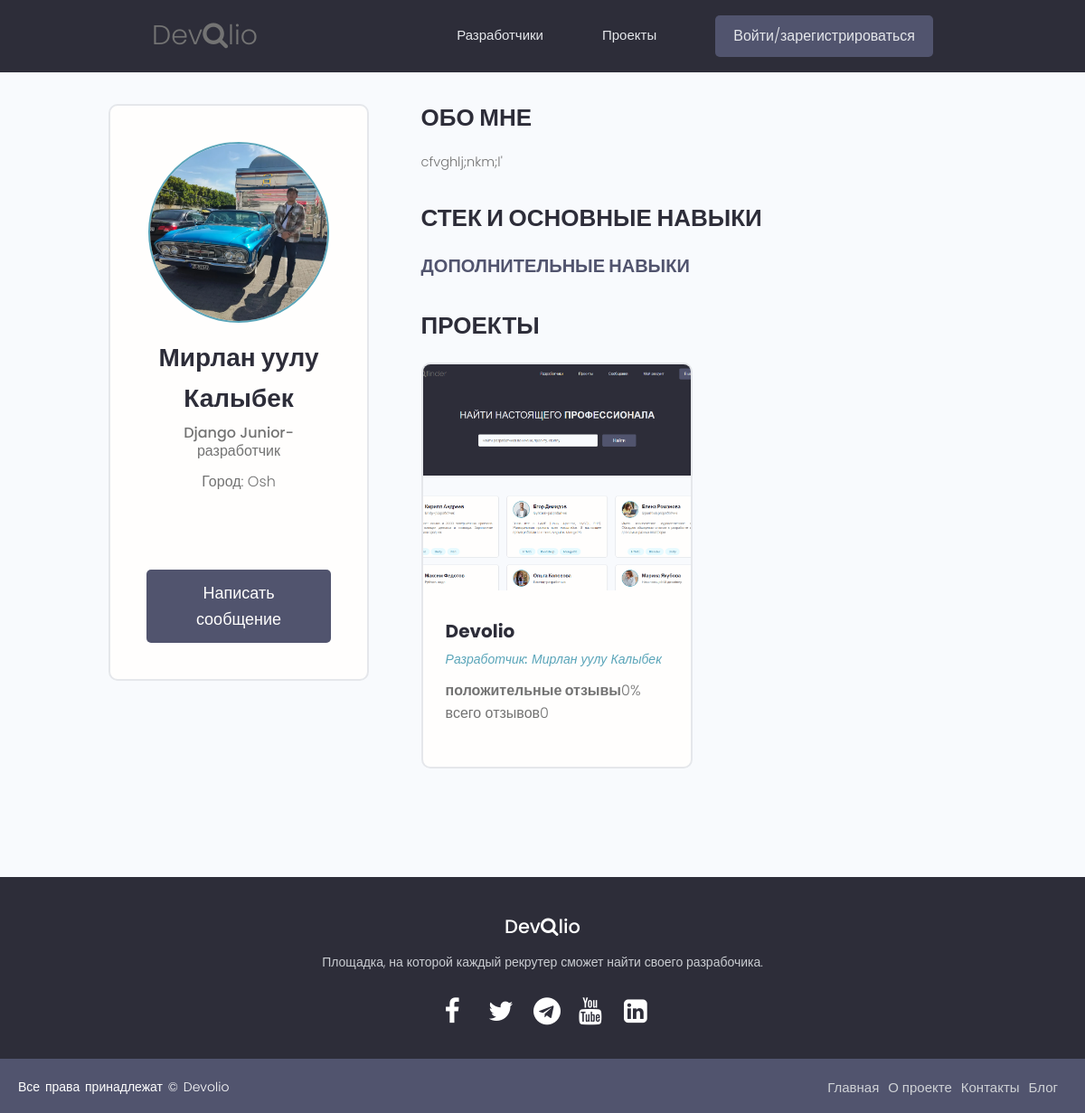
The page /profile/Kalybek/ on the database its author committed.
### users/models.py (models this page shows)
class Profile(models.Model):
    user = models.OneToOneField(
        User, on_delete=models.CASCADE, null=True, blank=True)
    name = models.CharField(max_length=50, blank=True, null=True)
    email = models.EmailField(max_length=50, blank=True, null=True)
    username = models.CharField(max_length=50, blank=True, null=True)
    city = models.CharField(max_length=50, blank=True, null=True)
    intro = models.CharField(max_length=200, blank=True, null=True)
    bio = models.TextField(blank=True, null=True)
    image = models.ImageField(
        null=True, blank=True, upload_to='profile_images', default="profile_images/default.jpg")
    skills = models.ManyToManyField(Skill, blank=True)
    github = models.CharField(max_length=100, blank=True, null=True)
    twitter = models.CharField(max_length=100, blank=True, null=True)
    linkedin = models.CharField(max_length=100, blank=True, null=True)
    youtube = models.CharField(max_length=100, blank=True, null=True)
    instagram = models.CharField(max_length=100, blank=True, null=True)
    whatsapp = models.CharField(max_length=100, blank=True, null=True)
    website = models.CharField(max_length=100, blank=True, null=True)
    created = models.DateTimeField(auto_now_add=True)
    id = models.UUIDField(default=uuid.uuid4, unique=True,
                          primary_key=True, editable=False)
    def __str__(self):
        return str(self.username)
    class Meta:
        ordering = ['created']

### projects/models.py (models this page shows, shortened)
class Project(models.Model):
    owner = models.ForeignKey(
        Profile, null=True, blank=True, on_delete=models.CASCADE)
    title = models.CharField(max_length=100)
    slug = models.SlugField()
    image = models.ImageField(null=True, blank=True, default="project_images/default.jpg", upload_to='project_images')
    description = models.TextField(null=True, blank=True)
    tags = models.ManyToManyField(Tag, blank=True)
    total_votes = models.IntegerField(default=0, null=True, blank=True)
    votes_ratio = models.IntegerField(default=0, null=True, blank=True)
    demo_link = models.CharField(max_length=500, null=True, blank=True)
    source_link = models.CharField(max_length=500, null=True, blank=True)
    created = models.DateTimeField(auto_now_add=True)
    id = models.UUIDField(default=uuid.uuid4, unique=True, primary_key=True, editable=False)

### users/views.py (the view)
# urls.py: path('profile/<str:username>/', views.userProfile, name="user-profile"),
def userProfile(request, username):
    profile = Profile.objects.get(username=username)
    main_skills = profile.skills.all()[:2]
    extra_skills = profile.skills.all()[2:]
    context = {'profile': profile, 'main_skills': main_skills,
               "extra_skills": extra_skills}
    return render(request, 'users/user-profile.html', context)

### users/templates/users/user-profile.html (shortened to what this page needs)
{% extends 'base.html' %}
{% block content %}
<main class="profile my-md">
    <div class="container">
        <div class="layout">
            <div class="column column--1of3">
                <div class="card text-center">
                    <div class="card__body dev">
                        <img class="avatar avatar--xl" src="{{ profile.image.url }}" />
                        <h2 class="dev__name">{{ profile.name }}</h2>
                        <p class="dev__title">{{ profile.intro }}</p>
                        <p class="dev__location">Город: {{ profile.city }}</p>
                        <ul class="dev__social">
                        </ul>
                        {% if request.user.profile.id != profile.id %}
                        <a href="{% url 'create-message' profile.username %}" class="btn btn--sub btn--lg">Написать сообщение </a>
                        {% endif %}
                    </div>
                </div>
            </div>
            <div class="column column--2of3">
                <div class="devInfo">
                    <h3 class="devInfo__title">Обо мне</h3>
                    <p class="devInfo__about">{{ profile.bio }}</p>
                </div>
                <div class="devInfo">
                    <h3 class="devInfo__title">Стек и основные навыки</h3>
                    <div class="devInfo__skills">
                        <h3 class="devInfo__subtitle">Дополнительные навыки</h3>
                    </div>
                </div>
                <div class="devInfo">
                    <h3 class="devInfo__title">Проекты</h3>
                    <div class="grid grid--two">
                        {% for project in profile.project_set.all %}
                        <div class="column">
                            <div class="card project">
                                <a href="{% url 'project' project.slug %}" class="project">
                                    <img class="project__thumbnail" src="{{ project.image.url }}"
                                        alt="project thumbnail" />
                                    <div class="card__body">
                                        <h3 class="project__title">{{ project.title }}</h3>
                                        <p><a class="project__author"
                                                href="{% url 'user-profile' project.owner %}">Разработчик:
                                                {{ project.owner.name }}</a>
                                        </p>
                                        <p class="project--rating">
                                            <span style="font-weight: bold;">положительные отзывы</span>{{ project.votes_ratio }}% всего отзывов{{ project.total_votes }}
                                        </p>
                                    </div>
                                </a>
                            </div>
                        </div>
                        {% endfor %}
                    </div>
                </div>
            </div>
        </div>
    </div>
</main>
{% endblock content %}

### static/styles/main.css (style rules this page uses)
* { margin: 0; padding: 0; box-sizing: border-box; }
:root { --color-sub: #2d2d39; }
.btn--sub { background-color: var(--color-sub-light); }
.card { border: 2px solid var(--color-light); }
img { width: 100%; }
.profile .card > .dev { padding: 4rem; }
.dev__name { color: var(--color-sub); font-size: 2.8rem; font-weight: 700; margin-top: 1rem; margin-bottom: 0.5rem; }
.dev__title { font-size: 1.6rem; font-weight: 500; line-height: 1.3; }
.dev__location { margin-top: 1rem; }
.dev__social { margin: 3rem 0; list-style: none; display: flex; justify-content: center; gap: 1.5rem; }
.devInfo { margin-bottom: 3rem; }
.devInfo__title, .devInfo__subtitle { font-size: 2.6rem; color: var(--color-sub); text-transform: uppercase; font-weight: 700; margin-bottom: 1.5rem; }
.devInfo__subtitle { font-size: 2rem; color: var(--color-sub-light); }
.devInfo__about, .devSkill__info { font-size: 1.45rem; line-height: 1.7; text-align: justify; }
.project__author { font-size: 1.4rem; font-style: italic; }
.project--rating { margin-bottom: 1.6em; margin-top: .5em; }
.project__thumbnail { height: 25rem; object-fit: cover; object-position: top center; }
.project__title { font-size: 2rem; font-weight: 700; color: var(--color-sub); }

### static/uikit/styles/modules/_variables.css (style rules this page uses)
:root { --color-main: #5aa5b9; --color-main-light: #e6faff; --color-sub: #3f4156; --color-sub-light: #51546e; --color-sub-lighter: #ededfd; --color-text: #737373; --color-gray: #8b8b8b; --color-light: #e5e7eb; --color-light-gray: #767676; --color-bg: #f8fafd; --color-white: #fffefd; --color-white-light: #f3f3f3; --color-success: #359e64; --color-success-bg: #def8e8; --color-error: #fc4b0b; --color-error-bg: #fff2ee; --font-base: 'Poppins', arial, helvetica, 'Segoe UI', roboto, ubuntu, sans-serif; --font-monospace: 'Fira Code', 'Courier New', courier, monospace; --font-regular: 300; --font-medium: 500; --font-bold: 700; --generic-shadow: 1px 1px 5px #00000010; --generic-transition: all 0.3s ease-in-out; }

### static/uikit/styles/modules/_base.css (style rules this page uses)
* { margin: 0; padding: 0; box-sizing: border-box; text-rendering: optimizeLegibility; color: inherit; font-size: inherit; }
html { font-size: 50%; }
@media only screen and (min-width: 480px) { html { font-size: 56.25%; } }
@media only screen and (min-width: 1200px) { html { font-size: 62.5%; } }
body { line-height: 1.6; font-weight: 400; font-size: 1.5rem; color: var(--color-text); background-color: var(--color-bg); min-height: 100vh; }

### static/uikit/styles/modules/_typography.css (style rules this page uses)
* { font-family: var(--font-base); }
h2 { font-size: 3.6rem; font-weight: var(--font-bold); }
h3 { font-size: 3.2rem; font-weight: var(--font-medium); }
p, span, strong { font-size: 1.6rem; color: var(--color-text); font-weight: var(--font-regular); }
a { padding-bottom: 2px; text-decoration: none; display: inline-block; color: var(--color-main); font-weight: var(--font-medium); }

### static/uikit/styles/modules/_utilities.css (style rules this page uses)
.container { width: 92%; max-width: 165rem; margin: 0 auto; box-sizing: border-box; }
@media screen and (min-width: 1000px) { .container { width: 90%; } }
@media screen and (min-width: 1200px) { .container { width: 80%; } }
.text-center { text-align: center; }
.my-md { margin: 3rem auto; }

### static/uikit/styles/modules/_avatar.css (style rules this page uses)
.avatar { border-radius: 50%; border: 2px solid var(--color-main); object-fit: cover; }
.avatar--xl { height: 20rem; width: 20rem; }

### static/uikit/styles/modules/_button.css (style rules this page uses)
.btn { display: inline-block; position: relative; cursor: pointer; background-color: var(--color-light); font-weight: var(--font-medium); color: var(--color-sub); text-decoration: none; padding: 1rem 2rem; border-radius: 0.5rem; border: none; width: -webkit-fit-content; width: -moz-fit-content; width: fit-content; height: -webkit-fit-content; height: -moz-fit-content; height: fit-content; font-size: 1.6rem; outline-width: 0; outline-color: transparent; -webkit-backface-visibility: hidden; backface-visibility: hidden; transition: all 0.3s ease-in-out; }
.btn--sub { background-color: var(--color-sub); color: var(--color-white); }
.btn--lg { font-size: 1.8rem; padding: 1.2rem 4.5rem; }

### static/uikit/styles/modules/_card.css (style rules this page uses)
.card { border-radius: 1rem; background-color: var(--color-white); border: 1.5px solid var(--color-light); width: auto; height: auto; margin-top: 0.5rem; margin-bottom: 0.5rem; overflow: hidden; }
.card__body, .card__header { padding: 2rem 2.5rem; }

### static/uikit/styles/modules/_layout.css (style rules this page uses)
.layout { display: flex; flex-flow: row wrap; justify-content: space-between; }
.layout > .column { margin-bottom: 3rem; }
.layout > .column.column--1of3 { flex-basis: 30%; }
.layout > .column.column--2of3 { flex-basis: 64%; }

### rows shown on the page
Profile: image (picture), name "Мирлан уулу Калыбек", intro "Django Junior-разработчик", city "Osh", bio "cfvghlj;nkm;l'"
Project: image (picture), title "Devolio", owner.name "Мирлан уулу Калыбек", votes_ratio "0", total_votes "0"
